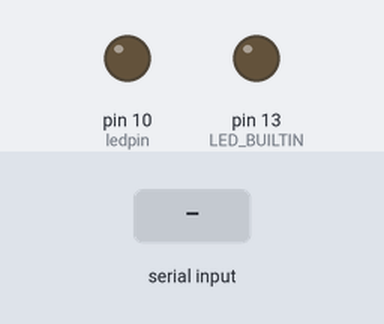
The sketch below on a simulated Arduino Uno, built with avr-gcc and run on an emulated ATmega328P. Parts: output pins drawn as LEDs (lit = HIGH). Inputs (shaded band) come from the test bench. What the sketch prints to the serial monitor is not drawn.

Above: at 1.2 s.
1.3 s: byte 30 received over Serial
At 2.2 s:
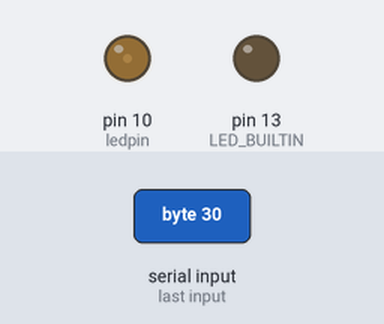
2.8 s: byte 90 received over Serial
At 3.4 s:
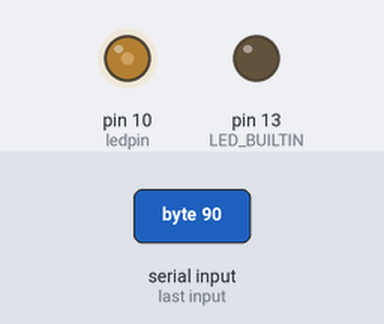
4.3 s: byte 120 received over Serial
At 5.7 s:
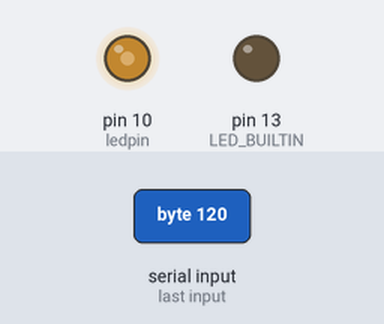
Timing chart, 0 to 7.3 s (numbered marks = the images above; inputs shaded):
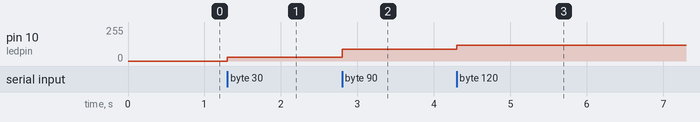

Measured:
- after the input at 1.3 s, pin 10 (ledpin): 0/255 → 30/255 at once
- after the input at 2.8 s, pin 10 (ledpin): 30/255 → 90/255 at once
- after the input at 4.3 s, pin 10 (ledpin): 90/255 → 120/255 at once

The sketch:

uart.ino.ino
```cpp
int ledpin = 10;
void setup() {
  // Choose a baud rate and configuration. 115200
  // Default is 8-bit with No parity and 1 stop bit
  Serial.begin(9600, SERIAL_8N1);
  pinMode(ledpin , OUTPUT);
  pinMode(LED_BUILTIN , OUTPUT);


}
int charIn;
// This function will loop as quickly as possible, forever.
void loop() {

  if (Serial.available()) {      // A byte has been received
    charIn = Serial.read();       // Read the character in from the BBB
    Serial.println("led flashing at %c frequency",charIn);
    Serial.write(charIn);
  }// Send the character back to the BBB
  //if (charIn == 'M')
  //{
    analogWrite(ledpin, charIn);
    /* digitalWrite(LED_BUILTIN, HIGH);
      delay(250);
      Serial.println("Led is blinking with delay 250");
      digitalWrite(LED_BUILTIN, LOW);
      delay(250);
      // A byte has been received
    */

  //}
/*  if (charIn == 'L')
  {
    analogWrite(ledpin, 150);
    /*  digitalWrite(LED_BUILTIN, HIGH);
      delay(500);
      Serial.println("Led is blinking with delay 500");
      digitalWrite(LED_BUILTIN, LOW);
      delay(500);

  }
  if (charIn == 'H')
  {
    analogWrite(ledpin, 250);
    /*   digitalWrite(LED_BUILTIN, HIGH);
       delay(1000);
       Serial.println("Led is blinking with delay 1000");
       digitalWrite(LED_BUILTIN, LOW);
       delay(1000);


  }
  if (charIn == 'A')
  {
    analogWrite(ledpin, 0);

    /*  digitalWrite(ledpin, HIGH);
      delay(1000);
      digitalWrite(ledpin, LOW);
      delay(1000);


  } */


}
```
